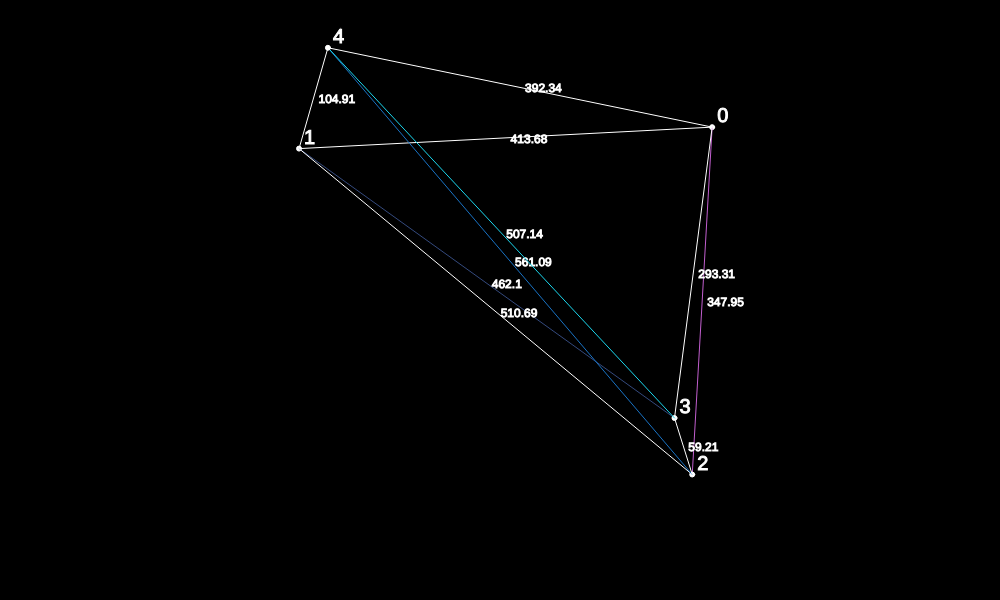
Frame 1 (no input)
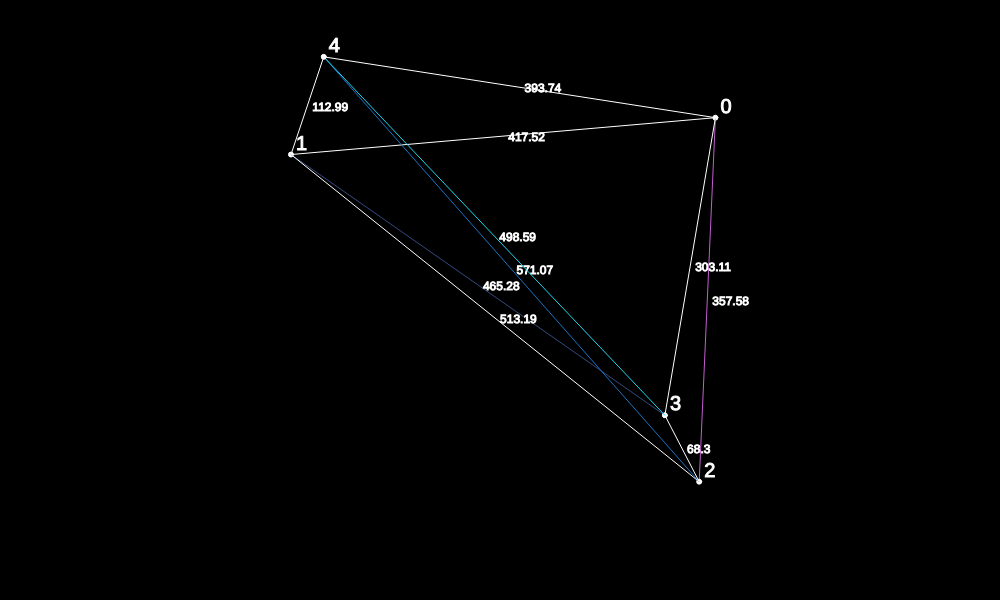
Frame 2 (the mouse pressed at the canvas centre, redrawn once)

The p5.js sketch that drew these frames (run headless with seeded random() and noise() and a simulated clock; the mouse was pressed at the canvas centre and the sketch redrawn once):

// p5.js sketch
// ── sketch.js
/**
For graphs with >=5 vertecies links = count*1.92 to get every link
  4 -> 1.5
  3 -> 1.16

*/

let graph = [];
let count = 5;
let links = Math.round(count*1.92);

function setup(){
  createCanvas(1000,600);

  if(count <=1){
    links = 0;
  }else if(count == 2){
    links = 1;
  }else if(count ==3){
    links = Math.round(count*1.16);
  }else if (count ==4) {
    links = Math.round(count*1.5)
  }else if(count == 5){
    links = Math.round(count*1.92)
  }else{
    links = Math.round(count*2)
  }


  for (var i = 0; i < count; i++) {
    graph[i] = new Vertice(i);
  }

  randomLink();

  background(0);
  noLoop();
}
function draw(){
  background(0);
  stroke(255);
  for (var i = 0; i < graph.length; i++) {
    graph[i].show();
    graph[i].move();
  }
}


function randomLink(){
  count = graph.length;

  for(let i = 0; i < links; i++){
      let r1 = Math.round(random(graph.length-1));
      let r2 = Math.round(random(graph.length-1));

      if(r1 != r2 && !graph[r1].linked(graph[r2])){
    //  console.log(r1+" & "+r2);

      let g = graph[r1];
      g.link(graph[r2]);

    //  console.log("Linking "+r1+" to "+r2);
    }else{
      i--;
    }
  }
}

// ── greedy.js
function shortest(start,stop){

  let root = start;
  let stops = root.edges.length;
  let visited = [];

  let current = root;
  let end = stop;
  visited.push(current.name);

  for(let i = 0; i<stops;i++){
    //console.log(current);
    //console.log(visited);

    let copy = reconArr(current.getDist());
    let sorted = copy.sort(function(a,b){
      //a>b
        if(a.getA()>b.getA()){return 1;}
      //a<b
        if(a.getA()<b.getA()){return -1;}
      //a==b or exception
        return 0;
      });

    //console.log(sorted);

    let found = false;
    for(j=0;j<sorted.length && !found ;j++){
      //console.log("Possible next: "+current.edges[sorted[j].getB()].name);

      let notVis = visited.indexOf(current.edges[sorted[j].getB()].name)==-1;
      //console.log("Not Visited: "+notVis);
      if(notVis){

        let isNotEnd = current.edges[sorted[j].getB()].name!=end.name;
        let lastStop = i==(stops-1);
        //console.log(isNotEnd+" :: "+lastStop);
        if(isNotEnd){
          current = current.edges[sorted[j].getB()];
          visited.push(current.name);
          //console.log("New Current: "+current.name);
          found=true;

        }else if (lastStop && notVis && !isNotEnd) {
          current = current.edges[sorted[j].getB()];
          visited.push(current.name);
          found=true;
        }
      }
    }

    //console.log("#####Next Round#####");
  }

  //console.log("Path: "+visited);
  drawShortest(root,visited);
  return visited;
}

function drawShortest(vert,way){
  let path = Array.from(way);
  if(path[0]==vert.name){
    path.splice(0,1);
    stroke(255,0,0);
    fill(255,0,0);
    let curr = vert;
    for(let i =0; i<path.length;i++){
      console.log(curr);

      point(curr.pos.x,curr.pos.y,5);
      let next= nextOnPath(curr,path,i);

      if(next!=curr){
        line(curr.pos.x,curr.pos.y,next.pos.x,next.pos.y);
        curr=next;
      }
    }
  }
}

function nextOnPath(curr,path,i){
  for(let j=0;j<curr.edges.length;j++){
    if(curr.edges[j].name==path[i]){
      console.log(curr.edges[j]);
      return curr.edges[j];
    }
    return curr;
  }
}

function reconArr(arr){
  //console.log(arr);
  let x = [];
  for(let i=0; i<arr.length;i++){
    let t =new Tupel(arr[i],i);
    x.push(t);
  }
  return x;
}




function compare(a,b){
//a>b
  if(a.getA()>b.getA()){
    return 1;
  }

//a<b
  if(a.getA()<b.getA()){
    return -1;
  }

//a==b or exception
  return 0;
}




class Tupel{
  constructor(a,b){
    this.a = a;
    this.b = b;
  }

  getA(){
    return this.a;
  }
  getB(){
    return this.b;
  }
}

// ── vertice.js
class Vertice{
  constructor(_name){
    this.name = _name;
    this.degree = 0;
    this.edges = [];
    this.dist = []
    this.pos = createVector(random(5,width-5),random(5,height-5));
    //console.log("blueberry");

    this.c1 = random(10,255);
    this.c2 = random(10,255);
    this.c3 = random(10,255);


    this.vel = p5.Vector.random2D();
    this.vel.mult(2);
  }

  update(){
    this.degree = this.edges.length;
    for(let i=0;i<this.edges.length;i++){
      this.dist[i]=this.calcDist(this.edges[i]);
    }
  }

  calcDist(ver){
    let x = this.pos.x - ver.pos.x;
    let y = this.pos.y - ver.pos.y;
    let z = createVector(x,y);
    return Number((z.mag()).toFixed(2));
  }

  put(nextVertice){
    this.edges.push(nextVertice);
    this.dist.push(this.calcDist(nextVertice));
    this.update();
  }

  link(nextVertice){
    nextVertice.put(this);
    this.put(nextVertice);
    this.update();
  }

  linked(v){
    for (var i = 0; i < this.edges.length; i++) {
      if(this.edges[i]==v){return true;}
    }
    return false;
  }

  show(){
    ellipse(this.pos.x,this.pos.y,5);
    stroke(255);
    fill(255);
    textSize(20);
    text(this.name,this.pos.x+5,this.pos.y-5);

    stroke(this.c1,this.c2,this.c3);
    //fill(this.c1,this.c2,this.c3);

    if(this.edges.length>0) {
      for(let i=0;i<this.edges.length;i++){
        let v=this.edges[i];
        if(this.name<v.name){
          let tx=this.pos.x;
          let ty=this.pos.y;
          let vx=v.pos.x;
          let vy=v.pos.y;
          line(tx,ty,vx,vy);

          let mid= createVector(vx-tx,vy-ty);
          mid.div(2);
          mid.add(createVector(tx,ty));
          textSize(12);
          stroke(255);
          text(this.dist[i],mid.x+5,mid.y+5);
        }
      }
    }
  }

  move(){
    let vel = p5.Vector.random2D();
    vel.mult(10);
    this.pos.add(vel);

    this.pos.x=abs(this.pos.x % width);
    this.pos.y=abs(this.pos.y % height);

    this.update();
  }

  search(ver){
    this.edges.indexOf(ver);
  }

  unlink(ver){
    let iv = ver.search(this);
    let it = this.search(ver);

    ver.edges.splice(iv,1);
    ver.dist.splice(iv,1);

    this.edges.splice(it,1);
    this.dist.splice(it,1);

    this.update();

  }

  getDist(){
    return this.dist;
  }

}
